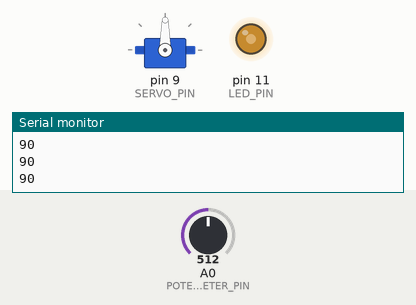
A sketch run on a simulated Arduino Uno, built with avr-gcc and run on an emulated ATmega328P. Shown: servo, output pins drawn as LEDs (lit = HIGH), the last lines printed to the serial monitor. Inputs (shaded band) come from the test bench; at power-on: A0 (POTENTIOMETER_PIN) = 512.

Above: at 1.2 s.
1.3 s: A0 (POTENTIOMETER_PIN) set to 716
At 1.9 s:
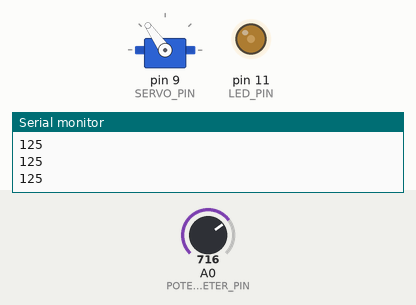
2.8 s: A0 (POTENTIOMETER_PIN) set to 900
At 3.3 s:
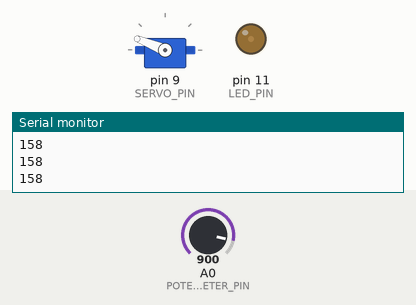
4.3 s: A0 (POTENTIOMETER_PIN) set to 1023
At 4.7 s:
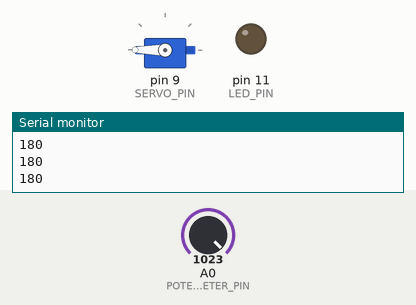
5.8 s: A0 (POTENTIOMETER_PIN) set to 511
At 7.0 s:
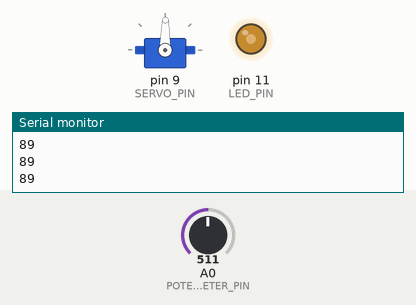
7.3 s: A0 (POTENTIOMETER_PIN) set to 306
At 8.5 s:
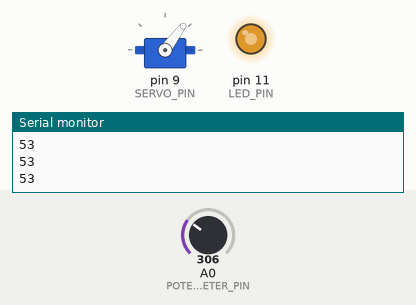
8.8 s: A0 (POTENTIOMETER_PIN) set to 122
At 10.0 s:
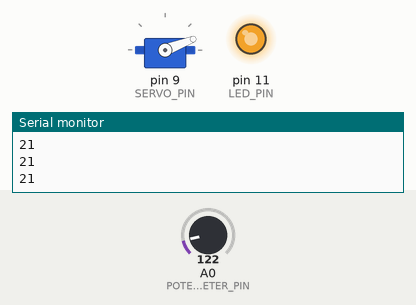
Timing chart, 0 to 11.3 s (numbered marks = the images above; inputs shaded):
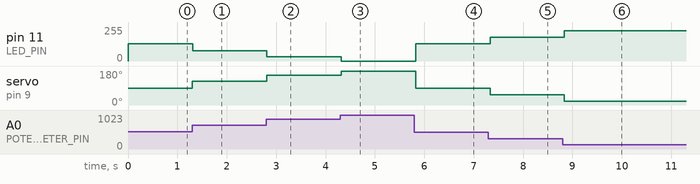

Measured:
- after the input at 1.3 s, pin 11 (LED_PIN): 128/255 → 78/255 at once; servo on pin 9 (SERVO_PIN): 90° → 125° at once
- after the input at 2.8 s, pin 11 (LED_PIN): 78/255 → 32/255 at once; servo on pin 9 (SERVO_PIN): 125° → 158° at once
- after the input at 4.3 s, pin 11 (LED_PIN): 32/255 → 0/255 at once; servo on pin 9 (SERVO_PIN): 158° → 180° at once
- after the input at 5.8 s, pin 11 (LED_PIN): 0/255 → 129/255 at once; servo on pin 9 (SERVO_PIN): 180° → 89° at once
- after the input at 7.3 s, pin 11 (LED_PIN): 129/255 → 180/255 at once; servo on pin 9 (SERVO_PIN): 89° → 53° at once
- after the input at 8.8 s, pin 11 (LED_PIN): 180/255 → 226/255 at once; servo on pin 9 (SERVO_PIN): 53° → 21° at once

The sketch:

Manalo_Sketch11Lec.ino
```cpp
#include <Servo.h>

#define LED_PIN 11
#define SERVO_PIN 9
#define POTENTIOMETER_PIN A0
Servo servo;

void setup() {
  Serial.begin(9600);
  servo.attach(SERVO_PIN);
  pinMode(LED_PIN, OUTPUT);
}

void loop() {
  int potValue = analogRead(POTENTIOMETER_PIN);
  int servoAngle = map(potValue, 0, 1023, 0, 180);
  servo.write(servoAngle);

  Serial.println(servoAngle);


  int brightness = map(servoAngle, 0, 180, 255, 0);

  analogWrite(LED_PIN, brightness);

  delay(100);
}
```
